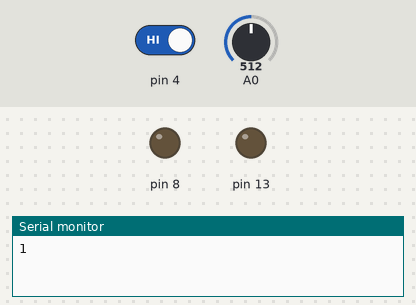
Bench run of a sketch on a simulated Arduino Uno, built with avr-gcc and run on an emulated ATmega328P. Shown: output pins drawn as LEDs (lit = HIGH), the last lines printed to the serial monitor. The inputs (shaded band) are chosen by the test bench; at power-on: pin 4 HIGH, A0 = 512.

Above: at 0.1 s.
At 3.8 s:
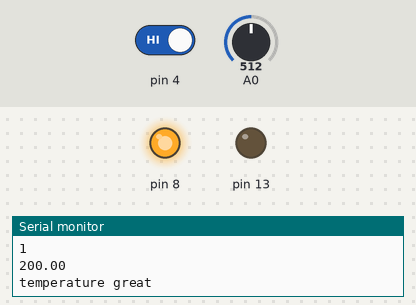
3.9 s: pin 4 driven LOW
At 4.4 s:
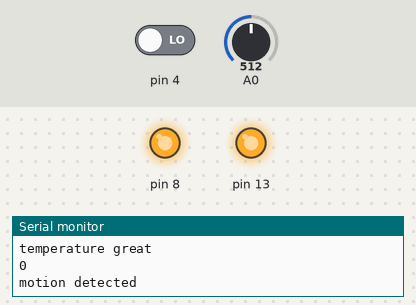
Timing chart, 0 to 6.9 s (numbered marks = the images above; inputs shaded):
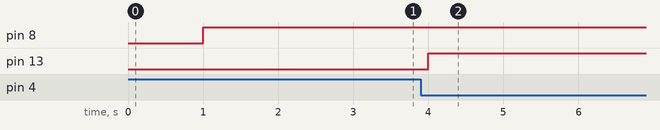

The sketch:

incredible_lappi1__1_.ino
```cpp
void setup()
{
	Serial.begin(9600);
	pinMode(4, INPUT);
	pinMode(8,OUTPUT);
	pinMode(13, OUTPUT);
}
void loop()
{
	int p=digitalRead(4);
	Serial.println(p);
	if(p==0)
	{
		digitalWrite(13,1);
		Serial.println("motion detected");
	}
	delay(1000);
	double a=analogRead(A0);
	double t=(((a/1024)*5)-0.5)*100;
	Serial.println(t);
	if(t>25)
	{
	digitalWrite(8,1);
		Serial.println("temperature great");
    delay(1000);
	}
}
```

Measured:
- after the input at 3.9 s, pin 13: LOW → HIGH after 0.10 s
